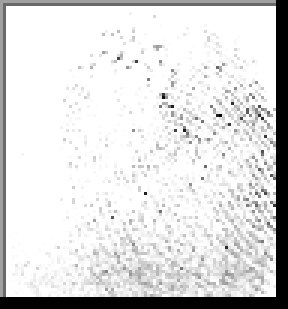
#> input picture sample_notebook/103__F_Right_little_finger.BMP, 96 x 103 px (shown 3 times larger)
$ jupyter execute --allow-errors imgprocess.ipynb
#> lines starting #> are read from the running program, lines starting #| are printed output that depends on the picture; after the words box and inside, x2 and y2 are one past the last pixel; in counts of white or black regions, pixels touching at a corner belong together
## Function

[cell 1]
def ridge_segment(im, blksze, thresh):  # img,16,0.1 把图像分成16x16的像素块

    rows, cols = im.shape

    im = normalise(im)  # normalise to get zero mean and unit standard deviation 归一化？
    # imshow("norm",im)

    new_rows = int(blksze * np.ceil((np.float64(rows)) / (np.float64(blksze))))
    new_cols = int(blksze * np.ceil((np.float64(cols)) / (np.float64(blksze))))

    padded_img = np.zeros((new_rows, new_cols))
    stddevim = np.zeros((new_rows, new_cols))

    padded_img[0:rows][:, 0:cols] = im

    for i in range(0, new_rows, blksze):
        for j in range(0, new_cols, blksze):
            block = padded_img[i:i + blksze][:, j:j + blksze]

            stddevim[i:i + blksze][:, j:j + blksze] = np.std(block) * np.ones(block.shape)

    stddevim = stddevim[0:rows][:, 0:cols]

    mask = stddevim > thresh

    mean_val = np.mean(im[mask])

    std_val = np.std(im[mask])

    normim = (im - mean_val) / (std_val)
    # imshow("norm",normim)

    return (normim, mask)

[cell 2]
def ridge_orient(im, gradientsigma, blocksigma, orientsmoothsigma): #方向场估计
    rows, cols = im.shape
    # Calculate image gradients.
    sze = np.fix(6 * gradientsigma)
    if np.remainder(sze, 2) == 0:
        sze = sze + 1

    gauss = cv2.getGaussianKernel(int(sze), gradientsigma)
    f = gauss * gauss.T

    fy, fx = np.gradient(f)  # Gradient of Gaussian

    # Gx = ndimage.convolve(np.double(im),fx);
    # Gy = ndimage.convolve(np.double(im),fy);

    Gx = signal.convolve2d(im, fx, mode='same')
    Gy = signal.convolve2d(im, fy, mode='same')

    Gxx = np.power(Gx, 2)
    Gyy = np.power(Gy, 2)
    Gxy = Gx * Gy

    # Now smooth the covariance data to perform a weighted summation of the data.

    sze = np.fix(6 * blocksigma)

    gauss = cv2.getGaussianKernel(int(sze), blocksigma)
    f = gauss * gauss.T

    Gxx = ndimage.convolve(Gxx, f)
    Gyy = ndimage.convolve(Gyy, f)
    Gxy = 2 * ndimage.convolve(Gxy, f)

    # Analytic solution of principal direction
    denom = np.sqrt(np.power(Gxy, 2) + np.power((Gxx - Gyy), 2)) + np.finfo(float).eps

    sin2theta = Gxy / denom  # Sine and cosine of doubled angles
    cos2theta = (Gxx - Gyy) / denom

    if orientsmoothsigma:
        sze = np.fix(6 * orientsmoothsigma)
        if np.remainder(sze, 2) == 0:
            sze = sze + 1
        gauss = cv2.getGaussianKernel(int(sze), orientsmoothsigma)
        f = gauss * gauss.T
        cos2theta = ndimage.convolve(cos2theta, f)  # Smoothed sine and cosine of
        sin2theta = ndimage.convolve(sin2theta, f)  # doubled angles

    orientim = np.pi / 2 + np.arctan2(sin2theta, cos2theta) / 2
    return orientim

[cell 3]
def ridge_freq(im, mask, orient, blksze, windsze, minWaveLength, maxWaveLength): #频率场估计
    rows, cols = im.shape
    freq = np.zeros((rows, cols))

    for r in range(0, rows - blksze, blksze):
        for c in range(0, cols - blksze, blksze):
            blkim = im[r:r + blksze][:, c:c + blksze]
            blkor = orient[r:r + blksze][:, c:c + blksze]

            freq[r:r + blksze][:, c:c + blksze] = frequest(blkim, blkor, windsze, minWaveLength, maxWaveLength)

    freq = freq * mask
    freq_1d = np.reshape(freq, (1, rows * cols))
    ind = np.where(freq_1d > 0)

    ind = np.array(ind)
    ind = ind[1, :]

    non_zero_elems_in_freq = freq_1d[0][ind]

    meanfreq = np.mean(non_zero_elems_in_freq)
    medianfreq = np.median(non_zero_elems_in_freq)  # does not work properly
    return freq, meanfreq

[cell 4]
def ridge_filter(im, orient, freq, kx, ky): #滤波
    angleInc = 3
    im = np.double(im)
    rows, cols = im.shape
    newim = np.zeros((rows, cols))

    freq_1d = np.reshape(freq, (1, rows * cols))
    ind = np.where(freq_1d > 0)

    ind = np.array(ind)
    ind = ind[1, :]

    # Round the array of frequencies to the nearest 0.01 to reduce the
    # number of distinct frequencies we have to deal with.

    non_zero_elems_in_freq = freq_1d[0][ind]
    non_zero_elems_in_freq = np.double(np.round((non_zero_elems_in_freq * 100))) / 100

    unfreq = np.unique(non_zero_elems_in_freq)

    # Generate filters corresponding to these distinct frequencies and
    # orientations in 'angleInc' increments.

    sigmax = 1 / unfreq[0] * kx
    sigmay = 1 / unfreq[0] * ky

    sze = int(np.round(3 * np.max([sigmax, sigmay])))

    x, y = np.meshgrid(np.linspace(-sze, sze, (2 * sze + 1)), np.linspace(-sze, sze, (2 * sze + 1)))

    reffilter = np.exp(-(((np.power(x, 2)) / (sigmax * sigmax) + (np.power(y, 2)) / (sigmay * sigmay)))) * np.cos(
        2 * np.pi * unfreq[0] * x)  # this is the original gabor filter

    filt_rows, filt_cols = reffilter.shape

    angleRange = int(180 / angleInc)

    gabor_filter = np.array(np.zeros((angleRange, filt_rows, filt_cols)))

    for o in range(0, angleRange):
        # Generate rotated versions of the filter.  Note orientation
        # image provides orientation *along* the ridges, hence +90
        # degrees, and imrotate requires angles +ve anticlockwise, hence
        # the minus sign.

        rot_filt = scipy.ndimage.rotate(reffilter, -(o * angleInc + 90), reshape=False)
        gabor_filter[o] = rot_filt

    # Find indices of matrix points greater than maxsze from the image
    # boundary

    maxsze = int(sze)

    temp = freq > 0
    validr, validc = np.where(temp)

    temp1 = validr > maxsze
    temp2 = validr < rows - maxsze
    temp3 = validc > maxsze
    temp4 = validc < cols - maxsze

    final_temp = temp1 & temp2 & temp3 & temp4

    finalind = np.where(final_temp)

    # Convert orientation matrix values from radians to an index value
    # that corresponds to round(degrees/angleInc)

    maxorientindex = np.round(180 / angleInc)
    orientindex = np.round(orient / np.pi * 180 / angleInc)

    # do the filtering

    for i in range(0, rows):
        for j in range(0, cols):
            if orientindex[i][j] < 1:
                orientindex[i][j] = orientindex[i][j] + maxorientindex
            if orientindex[i][j] > maxorientindex:
                orientindex[i][j] = orientindex[i][j] - maxorientindex
    finalind_rows, finalind_cols = np.shape(finalind)
    sze = int(sze)
    for k in range(0, finalind_cols):
        r = validr[finalind[0][k]]
        c = validc[finalind[0][k]]

        img_block = im[r - sze:r + sze + 1][:, c - sze:c + sze + 1]

        newim[r][c] = np.sum(img_block * gabor_filter[int(orientindex[r][c]) - 1])

    return newim

[cell 5]
def normalise(img): #归一化
    normed = (img - np.mean(img)) / (np.std(img))
    return normed

[cell 6]
def frequest(im, orientim, windsze, minWaveLength, maxWaveLength): #一维正弦波两相邻峰值之间的平均像素数
    rows, cols = np.shape(im)

    # Find mean orientation within the block. This is done by averaging the
    # sines and cosines of the doubled angles before reconstructing the
    # angle again.  This avoids wraparound problems at the origin.

    cosorient = np.mean(np.cos(2 * orientim))
    sinorient = np.mean(np.sin(2 * orientim))
    orient = atan2(sinorient, cosorient) / 2

    # Rotate the image block so that the ridges are vertical

    # ROT_mat = cv2.getRotationMatrix2D((cols/2,rows/2),orient/np.pi*180 + 90,1)
    # rotim = cv2.warpAffine(im,ROT_mat,(cols,rows))
    rotim = scipy.ndimage.rotate(im, orient / np.pi * 180 + 90, axes=(1, 0), reshape=False, order=3, mode='nearest')

    # Now crop the image so that the rotated image does not contain any
    # invalid regions.  This prevents the projection down the columns
    # from being mucked up.

    cropsze = int(np.fix(rows / np.sqrt(2)))
    offset = int(np.fix((rows - cropsze) / 2))
    rotim = rotim[offset:offset + cropsze][:, offset:offset + cropsze]

    # Sum down the columns to get a projection of the grey values down
    # the ridges.

    proj = np.sum(rotim, axis=0)
    dilation = scipy.ndimage.grey_dilation(proj, windsze, structure=np.ones(windsze))

    temp = np.abs(dilation - proj)

    peak_thresh = 2

    maxpts = (temp < peak_thresh) & (proj > np.mean(proj))
    maxind = np.where(maxpts)

    rows_maxind, cols_maxind = np.shape(maxind)

    # Determine the spatial frequency of the ridges by divinding the
    # distance between the 1st and last peaks by the (No of peaks-1). If no
    # peaks are detected, or the wavelength is outside the allowed bounds,
    # the frequency image is set to 0

    if cols_maxind < 2:
        freqim = np.zeros(im.shape)
    else:
        NoOfPeaks = cols_maxind
        waveLength = (maxind[0][cols_maxind - 1] - maxind[0][0]) / (NoOfPeaks - 1)
        if waveLength >= minWaveLength and waveLength <= maxWaveLength:
            freqim = 1 / np.double(waveLength) * np.ones(im.shape)
        else:
            freqim = np.zeros(im.shape)

    return freqim

[cell 7]
# [45 lines left out: functions VThin, HThin, not called in this run]

## Main

[cell 8]
# from tkinter import *
from math import *

import matplotlib.pyplot as plt
import numpy as np
import scipy
from PIL import ImageTk, Image
import cv2
from scipy import ndimage
from scipy import signal
from skimage.filters import threshold_otsu

np.set_printoptions(threshold=np.inf, linewidth=850)
path = r'103__F_Right_little_finger.BMP'

## Choose image

[cell 9]
img_path = path
if img_path:
    img = cv2.imdecode(np.fromfile(img_path, dtype=np.uint8), cv2.IMREAD_COLOR)
#> img is the input picture: shape (103, 96, 3); min 0, max 255, mean 220.5
    if len(img.shape) > 2:
        img = cv2.cvtColor(img, cv2.COLOR_BGR2GRAY)  # 转灰度图
#> img: shape (103, 96)

    rows, cols = np.shape(img)
#> rows = 103; cols = 96
    aspect_ratio = np.double(rows) / np.double(cols)
#> aspect_ratio = 1.07

    new_rows = 200  # randomly selected number
    new_cols = new_rows / aspect_ratio
#> new_cols = 186.4

    oriimg = cv2.resize(img, (int(new_cols), int(new_rows)))

## Image Enhancement

[cell 10]
blksze = 16
thresh = 0.1
normim, mask = ridge_segment(oriimg, blksze, thresh)  # normalise the image and find a ROI
#> after the loop in ridge_segment, `for i in range(0, new_rows, blksze):`:
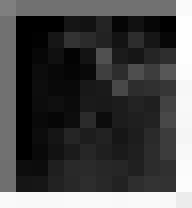
#> stddevim: shape (208, 192) float64; min 0, max 1.6, mean 0.467; drawn with min black and max white
#> in ridge_segment, `mask = stddevim > thresh`:
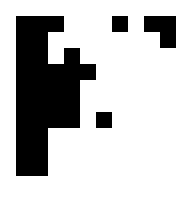
#> mask: shape (200, 186) bool; 75.2% white; 4 black regions, box (x1, y1, x2, y2) and area: (16, 16, 96, 176) 7936, (144, 16, 176, 48) 768, (112, 16, 128, 32) 256, (96, 112, 112, 128) 256
#> in ridge_segment, `mean_val = np.mean(im[mask])`: mean_val = -0.16
#> in ridge_segment, `std_val = np.std(im[mask])`: std_val = 1.11

[cell 11]
gradientsigma = 1
blocksigma = 7
orientsmoothsigma = 7
orientim = ridge_orient(normim, gradientsigma, blocksigma, orientsmoothsigma)  # find orientation of every pixel
#> in ridge_orient, `rows, cols = im.shape`: rows = 200; cols = 186
#> in ridge_orient, `Gy = signal.convolve2d(im, fy, mode='same')`:
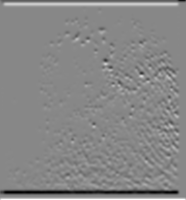
#> Gy: shape (200, 186) float64; min -1.08, max 0.944, mean -0.00536; drawn with min black and max white
#> in ridge_orient, `Gxy = 2 * ndimage.convolve(Gxy, f)`:
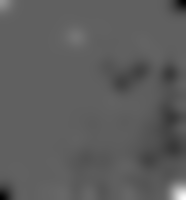
#> Gxy: shape (200, 186) float64; min -0.0356, max 0.0584, mean -0.00111; drawn with min black and max white
#> in ridge_orient, `denom = np.sqrt(np.power(Gxy, 2) + np.power((Gxx - Gyy), 2)) + np.finf..`:
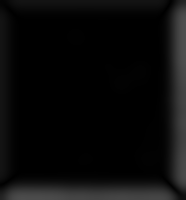
#> denom: shape (200, 186) float64; min 1.79e-08, max 0.311, mean 0.0425
#> in ridge_orient, `cos2theta = ndimage.convolve(cos2theta, f)`:
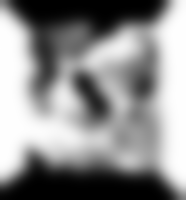
#> cos2theta: shape (200, 186) float64; min -1, max 1, mean 0.109; drawn with min black and max white
#> in ridge_orient, `sin2theta = ndimage.convolve(sin2theta, f)`:
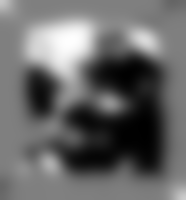
#> sin2theta: shape (200, 186) float64; min -0.978, max 0.979, mean -0.176; drawn with min black and max white
#> in ridge_orient, `orientim = np.pi / 2 + np.arctan2(sin2theta, cos2theta) / 2`:
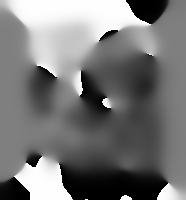
#> orientim: shape (200, 186) float64; min 4.5e-06, max 3.14, mean 1.48; drawn with min black and max white

blksze = 38
windsze = 5
minWaveLength = 5
maxWaveLength = 15
freq, medfreq = ridge_freq(normim, mask, orientim, blksze, windsze, minWaveLength,
                            maxWaveLength)  # find the overall frequency of ridges
#> in ridge_freq, `rows, cols = im.shape`: rows = 200; cols = 186
#> the loop in ridge_freq, `for r in range(0, rows - blksze, blksze):` made 5 passes
#> pass 1, in frequest (call 4), `rotim = rotim[offset:offset + cropsze][:, offset:offset + cropsze]`:
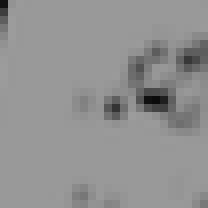
#> rotim: shape (26, 26) float64 (shown 8 times larger); min 0.0467, max 0.615, mean 0.572
#> after the loop in ridge_freq, `for r in range(0, rows - blksze, blksze):`:
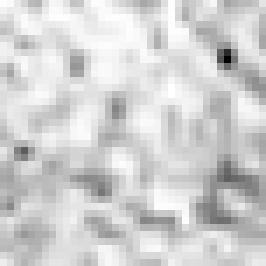
#> blkim: shape (38, 38) float64 (shown 7 times larger); min -1.66, max 0.601, mean 0.195; drawn with min black and max white
#> after the loop in ridge_freq, `for r in range(0, rows - blksze, blksze):`: freq: shape (200, 186) float64; every value is 0
#> in ridge_freq, `ind = np.where(freq_1d > 0)`: ind = (empty array, empty array)
#> in ridge_freq, `ind = np.array(ind)`: ind = empty array
#> in ridge_freq, `meanfreq = np.mean(non_zero_elems_in_freq)`: meanfreq = nan
#> medfreq = nan

freq = medfreq * mask
#> freq: shape (200, 186) float64; every value is NaN or infinite
kx = 0.65
ky = 0.65
#> (the rest of this cell did not finish here and is left out)

#> in ridge_filter, `rows, cols = im.shape`: rows = 200; cols = 186
#> in ridge_filter, `ind = np.where(freq_1d > 0)`: ind = (empty array, empty array)
#> in ridge_filter, `ind = np.array(ind)`: ind = empty array

im_front = np.asarray((newim > -3), dtype='uint8')
enhimg1 = im_front * 255

kernel = cv2.getStructuringElement(cv2.MORPH_RECT, (2, 2))
im1 = cv2.morphologyEx(im_front, cv2.MORPH_OPEN, kernel)
kernel = cv2.getStructuringElement(cv2.MORPH_RECT, (2, 2))
im2 = cv2.morphologyEx(im1, cv2.MORPH_CLOSE, kernel)
enhimg2 = im2 * 255

## Thinning

[cell 12]
array = [0, 0, 1, 1, 0, 0, 1, 1, 1, 1, 0, 1, 1, 1, 0, 1, \
            1, 1, 0, 0, 1, 1, 1, 1, 0, 0, 0, 0, 0, 0, 0, 1, \
            0, 0, 1, 1, 0, 0, 1, 1, 1, 1, 0, 1, 1, 1, 0, 1, \
            1, 1, 0, 0, 1, 1, 1, 1, 0, 0, 0, 0, 0, 0, 0, 1, \
            1, 1, 0, 0, 1, 1, 0, 0, 0, 0, 0, 0, 0, 0, 0, 0, \
            0, 0, 0, 0, 0, 0, 0, 0, 0, 0, 0, 0, 0, 0, 0, 0, \
            1, 1, 0, 0, 1, 1, 0, 0, 1, 1, 0, 1, 1, 1, 0, 1, \
            0, 0, 0, 0, 0, 0, 0, 0, 0, 0, 0, 0, 0, 0, 0, 0, \
            0, 0, 1, 1, 0, 0, 1, 1, 1, 1, 0, 1, 1, 1, 0, 1, \
            1, 1, 0, 0, 1, 1, 1, 1, 0, 0, 0, 0, 0, 0, 0, 1, \
            0, 0, 1, 1, 0, 0, 1, 1, 1, 1, 0, 1, 1, 1, 0, 1, \
            1, 1, 0, 0, 1, 1, 1, 1, 0, 0, 0, 0, 0, 0, 0, 0, \
            1, 1, 0, 0, 1, 1, 0, 0, 0, 0, 0, 0, 0, 0, 0, 0, \
            1, 1, 0, 0, 1, 1, 1, 1, 0, 0, 0, 0, 0, 0, 0, 0, \
            1, 1, 0, 0, 1, 1, 0, 0, 1, 1, 0, 1, 1, 1, 0, 0, \
            1, 1, 0, 0, 1, 1, 1, 0, 1, 1, 0, 0, 1, 0, 0, 0]

# img = img.tolist()
# img.copyTo(iXihua)
# thiimg = oriimg.copy()
#> (the rest of this cell did not finish here and is left out)

[cell 13]
fig, axs = plt.subplots(2, 3)
axs[0, 0].imshow(oriimg, cmap = plt.cm.gray)
#> (the rest of this cell did not finish here and is left out)

## pipeline

[cell 14]
# [47 lines left out: function process, not called in this run]

[cell 15]
# from tkinter import *
from math import *

import numpy as np
import scipy
from PIL import ImageTk, Image
import cv2
from scipy import ndimage
from scipy import signal
import os

np.set_printoptions(threshold=np.inf, linewidth=850)
input_dir = 'D:/desktop/1/z/SOCOFing/Real/'
output_dir = 'D:/desktop/1/z/SOCOFing/cropped_images/'
err = []


for _, _, filenames in os.walk(input_dir):
# 打印所有非目录文件名
    names = filenames
#> (the rest of this cell did not finish here and is left out)

[cell 16]
with open('errlist.txt', 'w+') as f:
    f.writelines(err)

## ErrorProcess

[cell 17]
def indexGray(img, c, b, a, showPlt):
    newImg = np.array(b ** (c * (img - a)) - 1,dtype=np.uint8)
    return newImg

[cell 18]
# [10 lines left out: function run, not called in this run]

[cell 19]
err = []
with open('errlist.txt', 'r') as f:
    for i in f.readlines():
        err.append(i.strip('\n'))

for file in err:
#     print(file.split('/')[-1])
    run(file)
